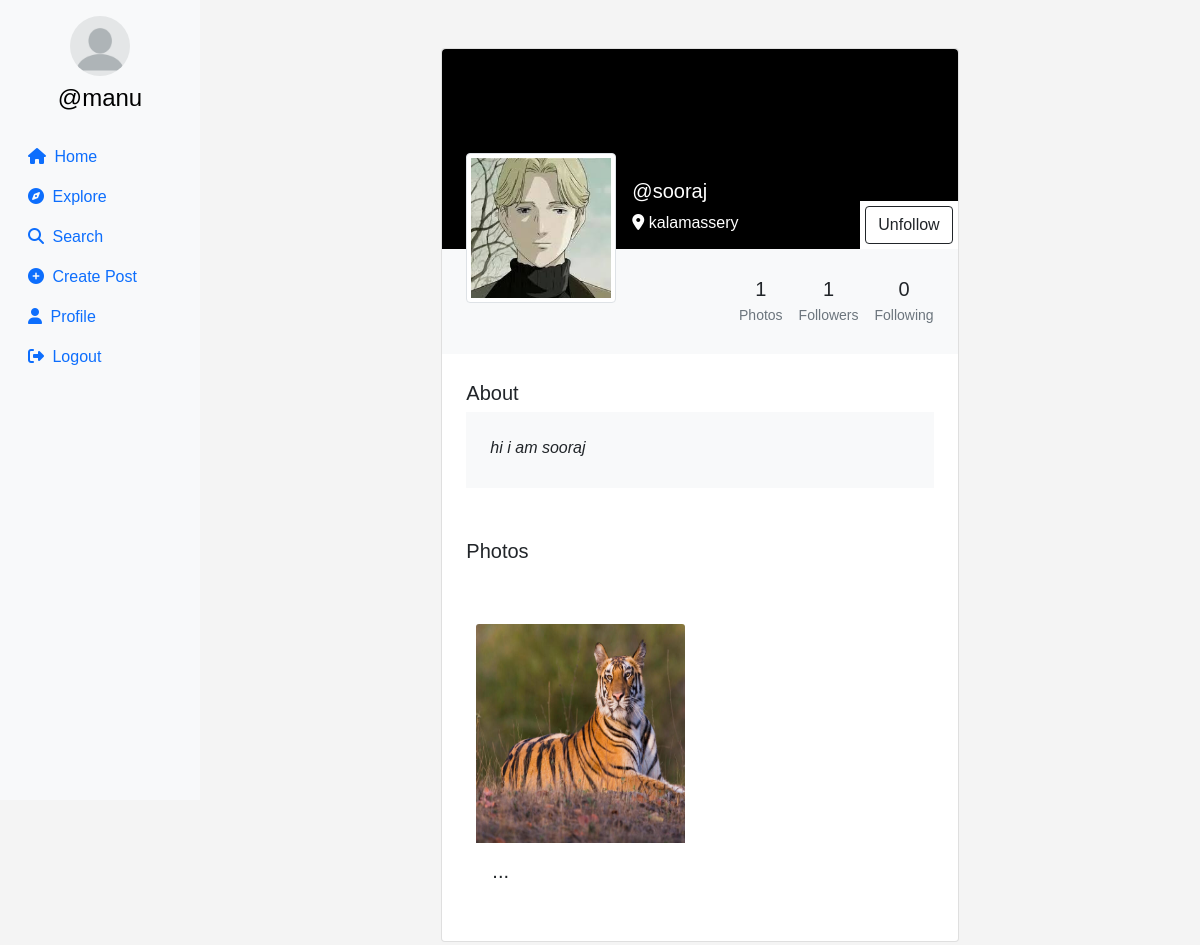
Screenshot of /social/profile/sooraj (signed in) with the database file from the repository.
### social/models.py (models this page shows, shortened)
class Profile(models.Model):
    user = models.ForeignKey(User, on_delete=models.CASCADE)
    id_user = models.IntegerField(primary_key=True, default=0)
    bio = models.TextField(blank=True, default='')
    profileimg = models.ImageField(upload_to='profile_images', default='blank-profile-picture.png')
    location = models.CharField(max_length=100, blank=True, default='')

class Post(models.Model):
    id = models.UUIDField(primary_key=True, default=uuid.uuid4)
    user = models.CharField(max_length=100)
    image = models.ImageField(upload_to='post_images')
    caption = models.TextField()
    created_at = models.DateTimeField(default=datetime.now)
    no_of_likes = models.IntegerField(default=0)

### social/views.py (the view, shortened to what this page needs)
# urls.py: path('profile/<str:id_user>',views.profile),
@login_required(login_url='/userlogin')
def profile(request, id_user):
    user_object = User.objects.get(username=id_user)
    print(user_object)
    profile = Profile.objects.get(user=request.user)
    user_profile = Profile.objects.get(user=user_object)
    user_posts = Post.objects.filter(user=id_user).order_by('-created_at')
    user_post_length = len(user_posts)
    follower = request.user.username
    user = id_user
    if Followers.objects.filter(follower=follower, user=user).first():
        follow_unfollow = 'Unfollow'
    else:
        follow_unfollow = 'Follow'
    user_followers = len(Followers.objects.filter(user=id_user))
    user_following = len(Followers.objects.filter(follower=id_user))
    context = {
        'user_object': user_object,
        'user_profile': user_profile,
        'user_posts': user_posts,
        'user_post_length': user_post_length,
        'profile': profile,
        'follow_unfollow': follow_unfollow,
        'user_followers': user_followers,
        'user_following': user_following,
    }
    return render(request, 'profile.html', context)

### social/templates/profile.html (shortened to what this page needs)
<!DOCTYPE html>
{% load static %}
<html lang="en">
<head>
    <link rel="stylesheet" href="https://maxcdn.bootstrapcdn.com/bootstrap/4.5.2/css/bootstrap.min.css">
    <link href="https://cdn.jsdelivr.net/npm/bootstrap@5.0.2/dist/css/bootstrap.min.css" rel="stylesheet"
>
    <link rel="stylesheet" href="{% static 'css/app.css' %}">
</head>
<body>
    {% load static %}
    <div class="container-fluid">
        <div class="row">
            <nav class="col-md-2 d-none d-md-block sidebar" style="position: fixed;">
                <div class="text-center mt-3">
                    <img src="{{profile.profileimg.url}}" alt="Profile Picture" class="profile-pic">
                    <h4 class="mt-2"><a href="/social/profile/{{user}}" style="text-decoration:none;">@{{user}}</a></h4>
                </div>
                <ul class="nav flex-column mt-4">
                    <li class="nav-item">
                        <a class="nav-link active" href="{% url 'home' %}">
                            <i class="fa-solid fa-house mr-1"></i> Home
                        </a>
                    </li>
                    <li class="nav-item">
                        <a class="nav-link" href="{% url 'explore' %}">
                            <i class="fa-solid fa-compass mr-1"></i> Explore
                        </a>
                    </li>
                    <li class="nav-item">
                        <a class="nav-link" href="#" data-bs-toggle="modal" data-bs-target="#exampleModal3">
                            <i class="fa-solid fa-magnifying-glass mr-1"></i> Search
                        </a>
                    </li>
                    <li class="nav-item">
                        <a class="nav-link" href="#" data-bs-toggle="modal" data-bs-target="#exampleModal2"
                            data-bs-whatever="@getbootstrap">
                            <i class="fa-solid fa-circle-plus mr-1"></i> Create Post
                        </a>
                    </li>
                    <li class="nav-item">
                        <a class="nav-link" href="/social/profile/{{user}}">
                            <i class="fa-solid fa-user mr-1"></i> Profile
                        </a>
                    </li>
                    <li class="nav-item">
                        <a class="nav-link" href="{% url 'logoutuser' %}">
                            <i class="fa-solid fa-right-from-bracket mr-1"></i> Logout
                        </a>
                    </li>
                </ul>
            </nav>
            {% load static %}
            <main role="main" class="col-md-9 ml-sm-auto col-lg-10 px-md-4">
                <section class="gradient-custom-2">
                    <div class="container py-5">
                        <div class="row d-flex justify-content-center align-items-center h-100">
                            <div class="col col-lg-9 col-xl-7">
                                <div class="card">
                                    <div class="rounded-top text-white d-flex flex-row"
                                        style="background:black; height:200px;">
                                        <div class="ms-4  d-flex flex-column" style="width: 150px; margin-top:5rem;">
                                            <img src="{{user_profile.profileimg.url}}" alt="Generic placeholder image"
                                                class="img-fluid img-thumbnail mt-4 mb-2"
                                                style="width: 150px; z-index: 1">
                                        </div>
                                        <div class="ms-3" style="margin-top: 130px;">
                                            <h5>@{{user_profile.user}}</h5>
                                            <p><i class="fa-solid fa-location-dot"></i> {{user_profile.location}}</p>
                                        </div>
                                        <div style="margin-inline-start: auto; margin-top: auto;background:white;">
                                        <form action="/social/follow" method="POST">
                                            {% if user != user_profile.user %}
                                            <button type="submit" class="btn btn-outline-dark"
                                                data-mdb-ripple-color="dark" style="z-index: 1; margin: 5px;"
                                                data-bs-toggle="modal" data-bs-target="#exampleModal1"
                                                data-bs-whatever="@getbootstrap">
                                                {{follow_unfollow}}
                                            </button>
                                            {% endif %}
                                        </form>
                                        </div>
                                    </div>
                                    <div class="p-4 text-black" style="background-color: #f8f9fa;">
                                        <div class="d-flex justify-content-end text-center py-1">
                                            <div>
                                                <p class="mb-1 h5">{{user_post_length}}</p>
                                                <p class="small text-muted mb-0">Photos</p>
                                            </div>
                                            <div class="px-3">
                                                    <p class="mb-1 h5">{{user_followers}}</p>
                                                    <p class="small text-muted mb-0">Followers</p>
                                            </div>
                                            <div>
                                                <p class="mb-1 h5">{{user_following}}</p>
                                                <p class="small text-muted mb-0">Following</p>
                                            </div>
                                        </div>
                                    </div>
                                    <div class="card-body p-4 text-black">
                                        <div class="mb-5">
                                            <p class="lead fw-normal mb-1">About</p>
                                            <div class="p-4" style="background-color: #f8f9fa;">
                                                <p class="font-italic mb-1">{{user_profile.bio}}</p>
                                            </div>
                                        </div>
                                        <div class="mb-5">
                                            <p class="lead fw-normal mb-1">Photos</p>
                                        </div>
                                        <div class="image-grid">
                                            {% for pos in user_posts %}
                                            <div class="card image-item">
                                                <a href="{% url 'view_post' id=pos.id %}">
                                                    <img src="{{pos.image.url}}" class="card-img-top" alt="..."
                                                        style="width: 219px;height: 219px;">
                                                </a>
                                                <div class="card-body">
                                                    <h5 class="card-title">{{pos.caption}}</h5>
                                                </div>
                                            </div>
                                            {% endfor %}
                                        </div>
                                    </div>
                                </div>
                            </div>
                        </div>
                    </div>
                </section>
            </main>
        </div>
    </div>
</body>
</html>

### social/templates/profile.html (style rules this page uses)
.sidebar { background-color: #f8f9fa; height: 100vh; color: black; }
.profile-pic { width: 60px; height: 60px; border-radius: 50%; object-fit: cover; }
a { color: black; }
.image-grid { display: grid; grid-template-columns: repeat(auto-fill, minmax(200px, 1fr)); gap: 10px; }
.image-item { border: none; padding: 10px; }
.image-item img { max-width: 100%; height: auto; }
body { font-family: Arial, sans-serif; background-color: #f4f4f4; margin: 0; padding: 0; display: flex; justify-content: center; align-items: center; }

### rows the page displays
Profile: profileimg (placeholder picture)
Profile: profileimg (picture), user "sooraj", location "kalamassery", bio "hi i am sooraj"
Post: image (picture), caption "..."

### other values shown
{{ user }} "manu"
{{ follow_unfollow }} "Unfollow"
{{ user_post_length }} "1"
{{ user_followers }} "1"
{{ user_following }} "0"
